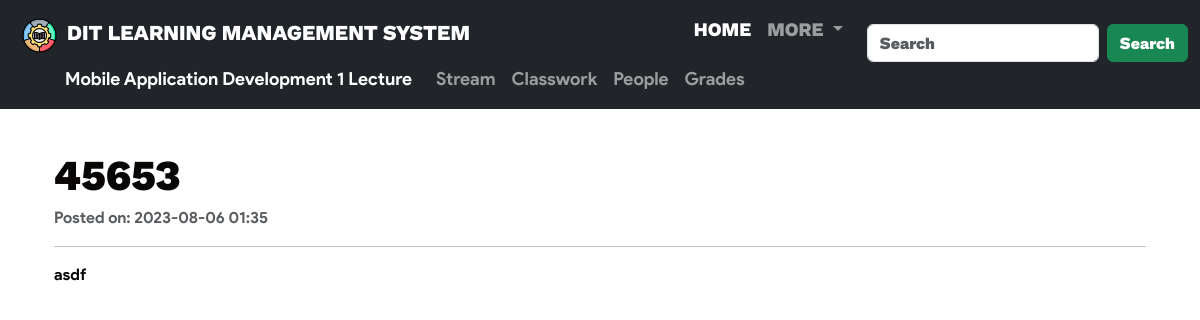
The page /view-announcement/28 on the database its author committed.
### website/models.py (models this page shows, shortened)
class Subj(db.Model, UserMixin):
    id = db.Column(db.Integer, primary_key=True)
    section = db.Column(db.String(150))
    course = db.Column(db.String(150))
    code = db.Column(db.String(150), unique=True)
    invCode = db.Column(db.String(150), unique=True)

class Announcement(db.Model):
    id = db.Column(db.Integer, primary_key=True)
    title = db.Column(db.String(150), nullable=False)
    content = db.Column(db.Text, nullable=False)
    created_at = db.Column(db.DateTime, default=datetime.utcnow)
    teacher_id = db.Column(db.Integer, db.ForeignKey('teacher.id'), nullable=False)
    teacher = db.relationship('Teacher', backref=db.backref('announcements', lazy=True))
    subject_id = db.Column(db.Integer, db.ForeignKey('subj.id'), nullable=False)
    subject = db.relationship('Subj', backref=db.backref('announcements', lazy=True))

### website/views.py (the view)
@views.route('/view-announcement/<int:announcement_id>', methods=['GET'])
def view_announcement(announcement_id):
    announcement = Announcement.query.options(joinedload(Announcement.teacher)).get_or_404(announcement_id)
    return render_template('teacher-view-announcement.html', announcement=announcement, subject=announcement.subject)

### website/templates/teacher-view-announcement.html (shortened to what this page needs)
{% extends "base.html" %}
{% block barnav %}
    {% include "navbar-teacher.html" %}
    {% include "navbar-teacher-secondary.html" %}
{% endblock %}
{% block content %}
<div class="container" style="margin-top: 150px;">
    <div class="announcement-content mt-4">
        <h1 style="text-align: justify; font-family: 'ProdigySansExtraBold';">{{ announcement.title|upper }}</h1>
        <p class="text-muted" style="text-align: justify; font-family: 'ProductSansBold';">
            Posted on: {% if announcement.created_at %}{{ announcement.created_at.strftime('%Y-%m-%d %H:%M') }}{% else %}Date not available{% endif %}
        </p>
        <hr>
        <p style="text-align: justify; font-family: 'ProductSansBold';">{{ announcement.content }}</p>
    </div>
</div>
{% endblock %}

### website/templates/navbar-teacher-secondary.html (shortened to what this page needs)
<nav class="navbar bg-dark" data-bs-theme="dark">
  <div class="container-fluid" style="margin-top: 50px; font-family: 'ProductSansBold'; padding-left: 65px;">
    <a class="navbar-brand" href="#" onclick="return teacherStream('{{ subject.id }}')" style="font-size: 18px;">{{ subject.course }}</a>
    <div class="collapse navbar-collapse" id="navbarNav">
      <ul class="navbar-nav">
        <li class="nav-item">
          <a class="nav-link aria-current="page" href="#" onclick="return teacherStream('{{ subject.id }}')">Stream</a>
        </li>
        <li class="nav-item">
          <a class="nav-link" aria-current="page" href="#" onclick="return teacherClasswork('{{ subject.id }}')">Classwork</a>
        </li>
        <li class="nav-item">
          <a class="nav-link" href="#" onclick="return teacherPeople('{{ subject.id }}')">People</a>
        </li>
        <li class="nav-item">
          <a class="nav-link" href="#" onclick="return teacherGrades('{{ subject.id }}')">Grades</a>
        </li>
      </ul>
    </div>
  </div>
</nav>

### website/templates/navbar-teacher-secondary.html (style rules this page uses)
.navbar { position: fixed; top: 0; width: 100%; left: 0; margin-left: 0; font-size: 18px; }

### rows shown on the page
Subj: course "Mobile Application Development 1 Lecture"
Announcement: title "45653", created_at "2023-08-06 01:35", content "asdf"
